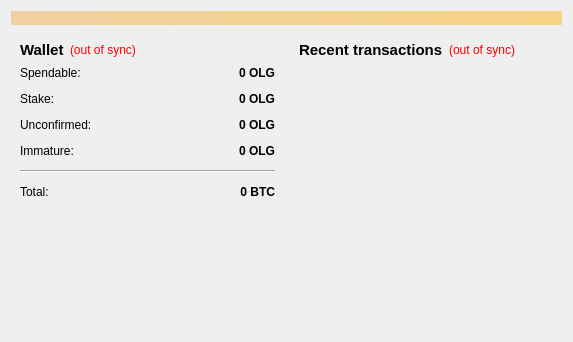
<?xml version="1.0" encoding="UTF-8"?>
<ui version="4.0">
 <class>OverviewPage</class>
 <widget class="QWidget" name="OverviewPage">
  <property name="geometry">
   <rect>
    <x>0</x>
    <y>0</y>
    <width>573</width>
    <height>342</height>
   </rect>
  </property>
  <property name="windowTitle">
   <string>Form</string>
  </property>
  <layout class="QVBoxLayout" name="topLayout">
   <item>
    <widget class="QLabel" name="labelAlerts">
     <property name="visible">
      <bool>false</bool>
     </property>
     <property name="styleSheet">
      <string notr="true">background-color: qlineargradient(x1: 0, y1: 0, x2: 1, y2: 0, stop:0 #F0D0A0, stop:1 #F8D488);  color:#000000
</string>
     </property>
     <property name="wordWrap">
      <bool>true</bool>
     </property>
     <property name="margin">
      <number>3</number>
     </property>
    </widget>
   </item>
   <item>
    <layout class="QHBoxLayout" name="horizontalLayout" stretch="1,1">
     <item>
      <layout class="QVBoxLayout" name="verticalLayout_2">
       <item>
        <widget class="QWidget" name="widget" native="true">
         <layout class="QVBoxLayout" name="verticalLayout_4">
          <item>
           <layout class="QHBoxLayout" name="horizontalLayout_4">
            <item>
             <widget class="QLabel" name="label_5">
              <property name="font">
               <font>
                <pointsize>11</pointsize>
                <weight>75</weight>
                <bold>true</bold>
               </font>
              </property>
              <property name="text">
               <string>Wallet</string>
              </property>
             </widget>
            </item>
            <item>
             <widget class="QLabel" name="labelWalletStatus">
              <property name="toolTip">
               <string>The displayed information may be out of date. Your wallet automatically synchronizes with the BlackCoin network after a connection is established, but this process has not completed yet.</string>
              </property>
              <property name="styleSheet">
               <string notr="true">QLabel { color: red; }</string>
              </property>
              <property name="text">
               <string notr="true">(out of sync)</string>
              </property>
              <property name="alignment">
               <set>Qt::AlignLeading|Qt::AlignLeft|Qt::AlignVCenter</set>
              </property>
             </widget>
            </item>
            <item>
             <spacer name="horizontalSpacer_2">
              <property name="orientation">
               <enum>Qt::Horizontal</enum>
              </property>
              <property name="sizeHint" stdset="0">
               <size>
                <width>40</width>
                <height>20</height>
               </size>
              </property>
             </spacer>
            </item>
           </layout>
          </item>
          <item>
           <layout class="QFormLayout" name="formLayout_2">
            <property name="fieldGrowthPolicy">
             <enum>QFormLayout::AllNonFixedFieldsGrow</enum>
            </property>
            <property name="horizontalSpacing">
             <number>12</number>
            </property>
            <property name="verticalSpacing">
             <number>12</number>
            </property>
            <item row="0" column="0">
             <widget class="QLabel" name="label">
              <property name="text">
               <string>Spendable:</string>
              </property>
             </widget>
            </item>
            <item row="0" column="1">
             <widget class="QLabel" name="labelBalance">
              <property name="font">
               <font>
                <weight>75</weight>
                <bold>true</bold>
               </font>
              </property>
              <property name="cursor">
               <cursorShape>IBeamCursor</cursorShape>
              </property>
              <property name="toolTip">
               <string>Your current spendable balance</string>
              </property>
              <property name="text">
               <string notr="true">0 OLG</string>
              </property>
              <property name="alignment">
               <set>Qt::AlignRight|Qt::AlignTrailing|Qt::AlignVCenter</set>
              </property>
              <property name="textInteractionFlags">
               <set>Qt::LinksAccessibleByMouse|Qt::TextSelectableByKeyboard|Qt::TextSelectableByMouse</set>
              </property>
             </widget>
            </item>
            <item row="1" column="0">
             <widget class="QLabel" name="label_6">
              <property name="text">
               <string>Stake:</string>
              </property>
             </widget>
            </item>
            <item row="1" column="1">
             <widget class="QLabel" name="labelStake">
              <property name="font">
               <font>
                <weight>75</weight>
                <bold>true</bold>
               </font>
              </property>
              <property name="cursor">
               <cursorShape>IBeamCursor</cursorShape>
              </property>
              <property name="toolTip">
               <string>Total of coins that was staked, and do not yet count toward the current balance</string>
              </property>
              <property name="text">
               <string notr="true">0 OLG</string>
              </property>
              <property name="alignment">
               <set>Qt::AlignRight|Qt::AlignTrailing|Qt::AlignVCenter</set>
              </property>
              <property name="textInteractionFlags">
               <set>Qt::LinksAccessibleByMouse|Qt::TextSelectableByKeyboard|Qt::TextSelectableByMouse</set>
              </property>
             </widget>
            </item>
            <item row="2" column="0">
             <widget class="QLabel" name="label_3">
              <property name="text">
               <string>Unconfirmed:</string>
              </property>
             </widget>
            </item>
            <item row="2" column="1">
             <widget class="QLabel" name="labelUnconfirmed">
              <property name="font">
               <font>
                <weight>75</weight>
                <bold>true</bold>
               </font>
              </property>
              <property name="cursor">
               <cursorShape>IBeamCursor</cursorShape>
              </property>
              <property name="toolTip">
               <string>Total of transactions that have yet to be confirmed, and do not yet count toward the current balance</string>
              </property>
              <property name="text">
               <string notr="true">0 OLG</string>
              </property>
              <property name="alignment">
               <set>Qt::AlignRight|Qt::AlignTrailing|Qt::AlignVCenter</set>
              </property>
              <property name="textInteractionFlags">
               <set>Qt::LinksAccessibleByMouse|Qt::TextSelectableByKeyboard|Qt::TextSelectableByMouse</set>
              </property>
             </widget>
            </item>
            <item row="3" column="0">
             <widget class="QLabel" name="labelImmatureText">
              <property name="text">
               <string>Immature:</string>
              </property>
             </widget>
            </item>
            <item row="3" column="1">
             <widget class="QLabel" name="labelImmature">
              <property name="font">
               <font>
                <weight>75</weight>
                <bold>true</bold>
               </font>
              </property>
              <property name="toolTip">
               <string>Mined balance that has not yet matured</string>
              </property>
              <property name="text">
               <string notr="true">0 OLG</string>
              </property>
              <property name="alignment">
               <set>Qt::AlignRight|Qt::AlignTrailing|Qt::AlignVCenter</set>
              </property>
              <property name="textInteractionFlags">
               <set>Qt::LinksAccessibleByMouse|Qt::TextSelectableByKeyboard|Qt::TextSelectableByMouse</set>
              </property>
             </widget>
            </item>
            <item row="4" column="0" colspan="2">
             <widget class="Line" name="line">
              <property name="orientation">
               <enum>Qt::Horizontal</enum>
              </property>
             </widget>
            </item>
            <item row="5" column="0">
             <widget class="QLabel" name="labelTotalText">
              <property name="text">
               <string>Total:</string>
              </property>
             </widget>
            </item>
            <item row="5" column="1">
             <widget class="QLabel" name="labelTotal">
              <property name="font">
               <font>
                <weight>75</weight>
                <bold>true</bold>
               </font>
              </property>
              <property name="cursor">
               <cursorShape>IBeamCursor</cursorShape>
              </property>
              <property name="toolTip">
               <string>Your current total balance</string>
              </property>
              <property name="text">
               <string notr="true">0 BTC</string>
              </property>
              <property name="alignment">
               <set>Qt::AlignRight|Qt::AlignTrailing|Qt::AlignVCenter</set>
              </property>
              <property name="textInteractionFlags">
               <set>Qt::LinksAccessibleByMouse|Qt::TextSelectableByKeyboard|Qt::TextSelectableByMouse</set>
              </property>
             </widget>
            </item>
           </layout>
          </item>
         </layout>
        </widget>
       </item>
       <item>
        <spacer name="verticalSpacer">
         <property name="orientation">
          <enum>Qt::Vertical</enum>
         </property>
         <property name="sizeHint" stdset="0">
          <size>
           <width>20</width>
           <height>40</height>
          </size>
         </property>
        </spacer>
       </item>
      </layout>
     </item>
     <item>
      <layout class="QVBoxLayout" name="verticalLayout_3">
       <item>
        <widget class="QWidget" name="widget_2" native="true">
         <layout class="QVBoxLayout" name="verticalLayout">
          <item>
           <layout class="QHBoxLayout" name="horizontalLayout_2">
            <item>
             <widget class="QLabel" name="label_4">
              <property name="font">
               <font>
                <pointsize>11</pointsize>
                <weight>75</weight>
                <bold>true</bold>
               </font>
              </property>
              <property name="text">
               <string>&lt;b&gt;Recent transactions&lt;/b&gt;</string>
              </property>
             </widget>
            </item>
            <item>
             <widget class="QLabel" name="labelTransactionsStatus">
              <property name="toolTip">
               <string>The displayed information may be out of date. Your wallet automatically synchronizes with the BlackCoin network after a connection is established, but this process has not completed yet.</string>
              </property>
              <property name="styleSheet">
               <string notr="true">QLabel { color: red; }</string>
              </property>
              <property name="text">
               <string notr="true">(out of sync)</string>
              </property>
              <property name="alignment">
               <set>Qt::AlignRight|Qt::AlignTrailing|Qt::AlignVCenter</set>
              </property>
             </widget>
            </item>
            <item>
             <spacer name="horizontalSpacer">
              <property name="orientation">
               <enum>Qt::Horizontal</enum>
              </property>
              <property name="sizeHint" stdset="0">
               <size>
                <width>40</width>
                <height>20</height>
               </size>
              </property>
             </spacer>
            </item>
           </layout>
          </item>
          <item>
           <widget class="QListView" name="listTransactions">
            <property name="styleSheet">
             <string notr="true">QListView { background: transparent; }</string>
            </property>
            <property name="frameShape">
             <enum>QFrame::NoFrame</enum>
            </property>
            <property name="verticalScrollBarPolicy">
             <enum>Qt::ScrollBarAlwaysOff</enum>
            </property>
            <property name="horizontalScrollBarPolicy">
             <enum>Qt::ScrollBarAlwaysOff</enum>
            </property>
            <property name="selectionMode">
             <enum>QAbstractItemView::NoSelection</enum>
            </property>
           </widget>
          </item>
         </layout>
        </widget>
       </item>
      </layout>
     </item>
    </layout>
   </item>
  </layout>
 </widget>
 <resources/>
 <connections/>
</ui>
